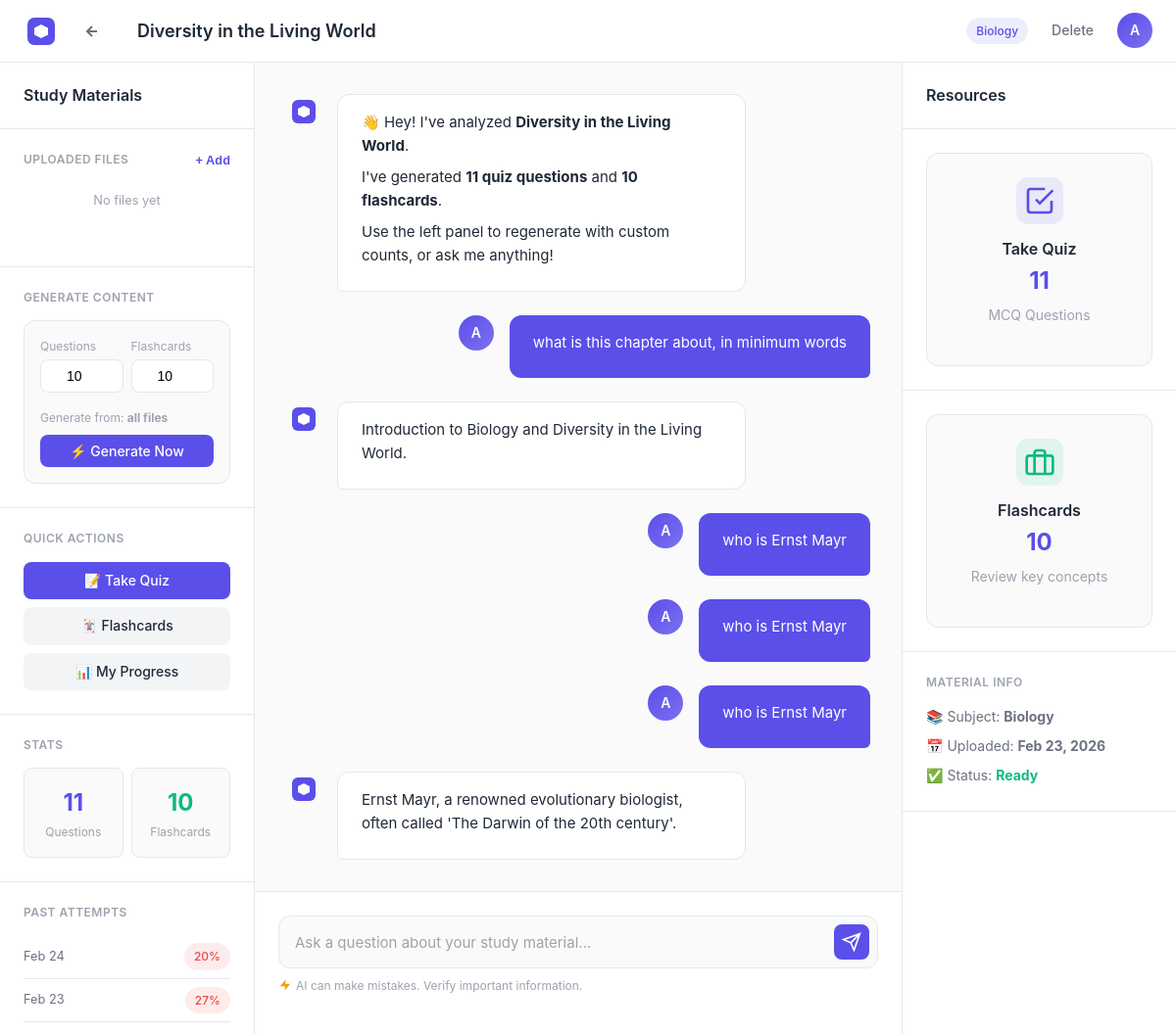
The page /material/4/ (signed in) on the database as committed earlier.
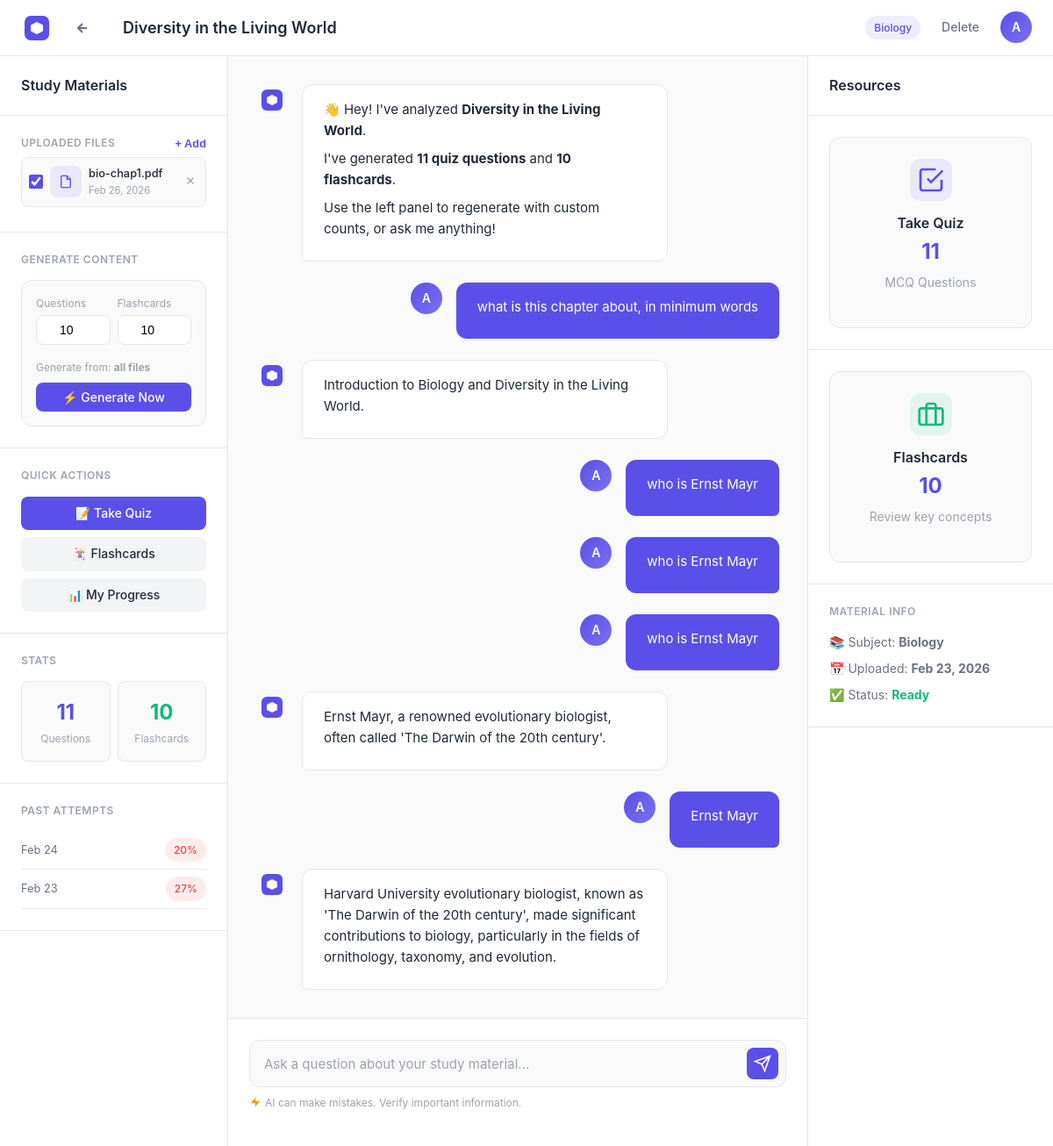
The same page on the database as committed later.
### progress/models.py (models this page shows)
class QuizAttempt(models.Model):
    user = models.ForeignKey(User, on_delete=models.CASCADE)
    material = models.ForeignKey(StudyMaterial, on_delete=models.CASCADE)
    score = models.IntegerField(default=0)
    total_questions = models.IntegerField(default=0)
    attempted_at = models.DateTimeField(auto_now_add=True)
    def percentage(self):
        if self.total_questions == 0:
            return 0
        return round((self.score / self.total_questions) * 100)

### materials/models.py (models this page shows, shortened)
class ChatMessage(models.Model):
    material = models.ForeignKey(StudyMaterial, on_delete=models.CASCADE)
    user = models.ForeignKey(User, on_delete=models.CASCADE)
    role = models.CharField(max_length=10)
    content = models.TextField()
    created_at = models.DateTimeField(auto_now_add=True)
    class Meta:
        ordering = ['created_at']

class MaterialFile(models.Model):
    material = models.ForeignKey(StudyMaterial, on_delete=models.CASCADE, related_name='files')
    file = models.FileField(upload_to='materials/')
    filename = models.CharField(max_length=200)
    uploaded_at = models.DateTimeField(auto_now_add=True)

### materials/views.py (the view)
# urls.py: path('material/<int:pk>/', views.material_detail, name='material_detail'),
@login_required
def material_detail(request, pk):
    material = get_object_or_404(StudyMaterial, pk=pk, user=request.user)
    questions = Question.objects.filter(material=material)
    flashcards = Flashcard.objects.filter(material=material)
    attempts = QuizAttempt.objects.filter(user=request.user, material=material).order_by('-attempted_at')
    chat_history = ChatMessage.objects.filter(material=material, user=request.user)
    mat_files = material.files.all()
    return render(request, 'materials/detail.html', {
        'material': material,
        'questions': questions,
        'flashcards': flashcards,
        'attempts': attempts,
        'chat_history': chat_history,
        'mat_files': mat_files,
    })

### templates/materials/detail.html (shortened to what the changed rows need)
{% load static %}
<!DOCTYPE html>
<html lang="en">
<head>
    <link rel="stylesheet" href="{% static 'css/base.css' %}">
    <link rel="stylesheet" href="{% static 'css/components.css' %}">
    <link rel="stylesheet" href="{% static 'css/study-session.css' %}">
</head>
<body>
    <nav class="topbar">
        <div class="topbar-left">
            <h1 class="session-title">{{ material.title }}</h1>
        </div>
        <div class="topbar-right">
            <div style="position:relative;">
                <div class="user-avatar" id="profileToggle" style="cursor:pointer;">
                    <span>{{ request.user.username|first|upper }}</span>
                </div>
            </div>
        </div>
    </nav>
    <div class="session-container">
        <aside class="sidebar left-sidebar" id="leftSidebar">
            <div class="sidebar-section">
                <div id="filesList">
                    {% for f in mat_files %}
                    <div class="file-item" id="fileItem-{{ f.pk }}" style="display:flex;align-items:center;gap:var(--spacing-sm);padding:var(--spacing-sm);border-radius:var(--radius-md);margin-bottom:var(--spacing-xs);border:1px solid var(--border);">
                        <input type="checkbox" class="file-checkbox" value="{{ f.pk }}" id="file-{{ f.pk }}" checked
                            style="width:16px;height:16px;accent-color:var(--primary);cursor:pointer;flex-shrink:0;">
                        <div class="file-icon" style="flex-shrink:0;">
                            <svg width="16" height="16" viewBox="0 0 24 24" fill="none" stroke="currentColor" stroke-width="2">
                                <path d="M14 2H6a2 2 0 00-2 2v16a2 2 0 002 2h12a2 2 0 002-2V8z"/>
                                <polyline points="14 2 14 8 20 8"/>
                            </svg>
                        </div>
                        <div style="flex:1;min-width:0;">
                            <p style="margin:0;font-size:0.8rem;font-weight:500;color:var(--text-primary);white-space:nowrap;overflow:hidden;text-overflow:ellipsis;" title="{{ f.filename }}">{{ f.filename }}</p>
                            <p style="margin:0;font-size:0.7rem;color:var(--text-tertiary);">{{ f.uploaded_at|date:"M d, Y" }}</p>
                        </div>
                        <button onclick="deleteFile({{ f.pk }})" style="background:none;border:none;cursor:pointer;color:var(--text-tertiary);padding:2px;flex-shrink:0;" title="Remove">
                            <svg width="14" height="14" viewBox="0 0 24 24" fill="none" stroke="currentColor" stroke-width="2">
                                <line x1="18" y1="6" x2="6" y2="18"/><line x1="6" y1="6" x2="18" y2="18"/>
                            </svg>
                        </button>
                    </div>
                    {% empty %}
                    <p style="font-size:0.8rem;color:var(--text-tertiary);text-align:center;padding:var(--spacing-md);">No files yet</p>
                    {% endfor %}
                </div>
            </div>
            {% if attempts %}
            <div class="sidebar-section">
                {% for attempt in attempts %}
                <div style="display:flex;justify-content:space-between;align-items:center;padding:0.5rem 0;border-bottom:1px solid var(--border);">
                    <span style="font-size:0.8rem;color:var(--text-secondary);">{{ attempt.attempted_at|date:"M d" }}</span>
                    <span class="badge {% if attempt.percentage >= 70 %}badge-success{% elif attempt.percentage >= 40 %}badge-warning{% else %}badge-error{% endif %}">{{ attempt.percentage }}%</span>
                </div>
                {% endfor %}
            </div>
            {% endif %}
        </aside>
        <main class="main-panel">
            <div class="chat-container">
                <div class="chat-messages" id="chatMessages">
                    {% for msg in chat_history %}
                    <div class="message {% if msg.role == 'user' %}user-message{% else %}assistant-message{% endif %}">
                        {% if msg.role == 'user' %}
                        <div class="message-content">
                            <div class="message-text"><p>{{ msg.content }}</p></div>
                        </div>
                        <div class="message-avatar user-avatar">
                            <span>{{ request.user.username|first|upper }}</span>
                        </div>
                        {% else %}
                        <div class="message-avatar">
                            <svg width="24" height="24" viewBox="0 0 24 24" fill="none">
                                <rect width="24" height="24" rx="6" fill="#5B4FE9"/>
                                <path d="M12 6L18 9V15L12 18L6 15V9L12 6Z" fill="white"/>
                            </svg>
                        </div>
                        <div class="message-content">
                            <div class="message-text"><p>{{ msg.content|linebreaksbr }}</p></div>
                        </div>
                        {% endif %}
                    </div>
                    {% endfor %}
                </div>
            </div>
        </main>
    </div>
</body>
</html>

Rows that differ between the two databases and show on the page:
added MaterialFile: filename "bio-chap1.pdf", uploaded_at "Feb 26, 2026"
added ChatMessage: content "Ernst Mayr", {{ request.user.username|first|upper }} "A"
added ChatMessage: content "Harvard University evolutionary biologist, known as 'The Darwin of the 20th century', made significant contributions to biology, particularly in the fields of ornithology, taxonomy, and evolution."
Other text that changed with them:
text no longer shown: "No files yet"
